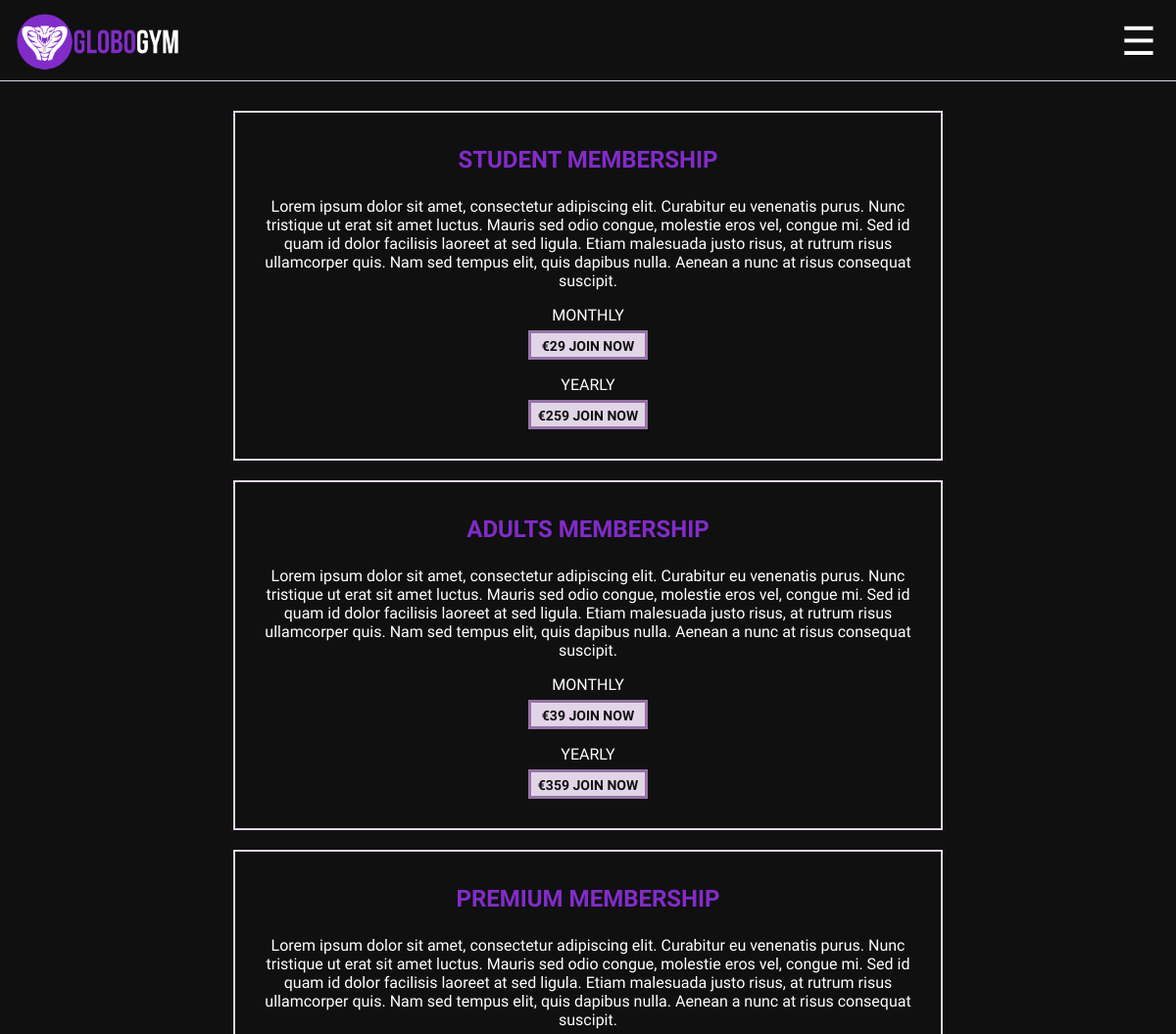
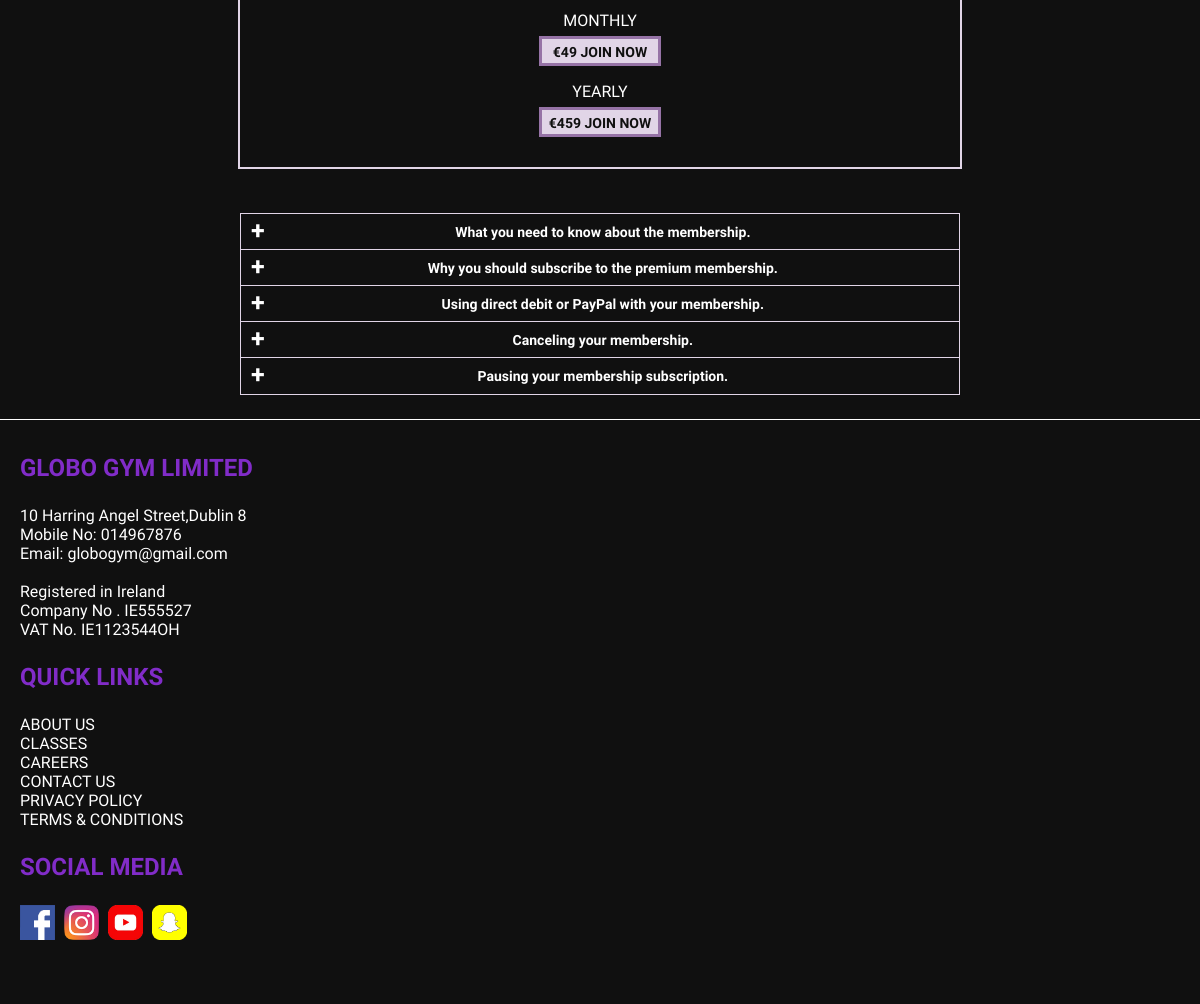
/membership.php, run on the app's committed database (2 pictures, top to bottom).
### tables this page shows
CREATE TABLE tbl_tier (
  tier_id INT(8) NOT NULL AUTO_INCREMENT,
  tier_name VARCHAR(30) DEFAULT NULL,
  tier_details VARCHAR(500) DEFAULT NULL,
  tier_price INT(11) DEFAULT NULL,
  tier_class_limit INT(10) DEFAULT NULL,
  tier_image VARCHAR(255) DEFAULT NULL,
  tier_stat INT(1) DEFAULT NULL,
  PRIMARY KEY (tier_id)
);

### membership.php (the view, shortened to what this page needs)
<?php require_once("header.php");?>
<section class = "membership">
  <section class="membership_container">
    <div class="membership_info">
      <?php
        $tier_sql1 = "SELECT * FROM tbl_tier WHERE tier_id = 1;";
        $tier_sql2 = "SELECT * FROM tbl_tier WHERE tier_id = 2;";
        $tier_result1 = mysqli_query($db_conn, $tier_sql1);
        $tier_result2 = mysqli_query($db_conn, $tier_sql2);
        if($tier_result1){
          $row = mysqli_fetch_assoc($tier_result1);
          echo "<h3><b>STUDENT MEMBERSHIP</b></h3>";
          echo "<p>".$row['tier_details']."</p>";
          echo "<p>MONTHLY<p>";
          echo "<p class = 'join_now'><a href='join_now.php'><b>€".$row['tier_price']." JOIN NOW</b></a></p>";
        }
        if($tier_result2){
          $row = mysqli_fetch_assoc($tier_result2);
          echo "<p>YEARLY<p>";
          echo "<p class = 'join_now'><a href='join_now.php'><b>€".$row['tier_price']." JOIN NOW</b></a></p>";
        }
      ?>
    </div>
    <div class="membership_info">
      <?php
        $tier_sql3 = "SELECT * FROM tbl_tier WHERE tier_id = 3;";
        $tier_sql4 = "SELECT * FROM tbl_tier WHERE tier_id = 4;";
        $tier_result3 = mysqli_query($db_conn, $tier_sql3);
        $tier_result4 = mysqli_query($db_conn, $tier_sql4);
        if($tier_result3){
          $row = mysqli_fetch_assoc($tier_result3);
          echo "<h3><b>ADULTS MEMBERSHIP</b></h3>";
          echo "<p>".$row['tier_details']."</p>";
          echo "<p>MONTHLY<p>";
          echo "<p class = 'join_now'><a href='join_now.php'><b>€".$row['tier_price']." JOIN NOW</b></a></p>";
        }
        if($tier_result4){
          $row = mysqli_fetch_assoc($tier_result4);
          echo "<p>YEARLY<p>";
          echo "<p class = 'join_now'><a href='join_now.php'><b>€".$row['tier_price']." JOIN NOW</b></a></p>";
        }
      ?>
    </div>
    <div class="membership_info">
      <?php
        $tier_sql5 = "SELECT * FROM tbl_tier WHERE tier_id = 5;";
        $tier_sql6 = "SELECT * FROM tbl_tier WHERE tier_id = 6;";
        $tier_result5 = mysqli_query($db_conn, $tier_sql5);
        $tier_result6 = mysqli_query($db_conn, $tier_sql6);
        if($tier_result5){
          $row = mysqli_fetch_assoc($tier_result5);
          echo "<h3><b>PREMIUM MEMBERSHIP</b></h3>";
          echo "<p>".$row['tier_details']."</p>";
          echo "<p>MONTHLY<p>";
          echo "<p class = 'join_now'><a href='join_now.php'><b>€".$row['tier_price']." JOIN NOW</b></a></p>";
        }
        if($tier_result6){
          $row = mysqli_fetch_assoc($tier_result6);
          echo "<p>YEARLY<p>";
          echo "<p class = 'join_now'><a href='join_now.php'><b>€".$row['tier_price']." JOIN NOW</b></a></p>";
        }
      ?>
    </div>
  </section>
  <section class="faq_container">
    <div class="faq_question">
      <h3>What you need to know about the membership.</h3>
    </div>
    <div class="faq_question">
      <h3>Why you should subscribe to the premium membership.</h3>
    </div>
    <div class="faq_question">
      <h3>Using direct debit or PayPal with your membership.</h3>
    </div>
    <div class="faq_question">
      <h3>Canceling your membership.</h3>
    </div>
    <div class="faq_question">
      <h3>Pausing your membership subscription.</h3>
    </div>
  </section>
</section>
<?php require_once("footer.php");?>

### css/style.css (style rules this page uses)
html { width: 100%; height: 100%; padding: 0; margin:0; }
body { font-family: 'Raleway', sans-serif; width: 100%; height: 100%; padding: 0; margin:0 auto; text-decoration: none; font-size: 16px; }
body h1, h2, h3, h4, h5 { font-weight: 800; }
body h3 { font-size: 1.5em; }
.membership { background-color: #101010; border-top: 1px solid #E1D5E7; margin: 0 auto; }
.membership_container { padding: 30px; }
.membership_info { margin: auto; border: 2px solid #E1D5E7; padding: 10px; padding-bottom:30px; background-color: #101010; }
.membership_info h3 { text-align: center; color: #812cc8; }
.membership_info p { text-align: center; color: #FFFFFF; }
.join_now a { color: #101010; font-size: 14px; text-decoration: none; }
.join_now { width: 110px; height: 18px; background:#E1D5E7; border: 3px solid #9673A6; padding: 3px; margin:auto; margin-top: -10px; }
.faq_container { max-width: 940px; margin: 0 auto; padding:10px; }
.faq_question h3 { font-size: 14px; background-color: #101010; color: #ffffff; cursor: pointer; text-align: center; border: 1px solid #E1D5E7; padding: 10px; margin-top:-16px; }
.class_edit h1, h2, h3 { color:#812cc8; }
@media only screen and (max-width: 1200px) { .membership_info { width: 80%; max-width: 700px; margin: 0px auto; margin-bottom: 20px; } }
@media only screen and (max-width: 1200px) { .faq_container { width: 90%; max-width: 720px; } }
@media only screen and (max-width: 1200px) { .faq_question h3:before { content: '+'; font-size: 25px; float: left; margin:-8px; margin-left: 0px; } }

### data on the page
tbl_tier: tier_details "Lorem ipsum dolor sit amet, consectetur adipiscing elit. Curabitur eu venenatis purus. Nunc tristique ut erat sit amet luctus. Mauris sed odio congue, molestie eros vel, congue mi. Sed id quam id dolor facilisis laoreet at sed ligula. Etiam malesuada justo risus, at rutrum risus ullamcorper quis. Nam sed tempus elit, quis dapibus nulla. Aenean a nunc at risus consequat suscipit.", tier_price "29"
tbl_tier: tier_price "259"
tbl_tier: tier_details "Lorem ipsum dolor sit amet, consectetur adipiscing elit. Curabitur eu venenatis purus. Nunc tristique ut erat sit amet luctus. Mauris sed odio congue, molestie eros vel, congue mi. Sed id quam id dolor facilisis laoreet at sed ligula. Etiam malesuada justo risus, at rutrum risus ullamcorper quis. Nam sed tempus elit, quis dapibus nulla. Aenean a nunc at risus consequat suscipit.", tier_price "39"
tbl_tier: tier_price "359"
tbl_tier: tier_details "Lorem ipsum dolor sit amet, consectetur adipiscing elit. Curabitur eu venenatis purus. Nunc tristique ut erat sit amet luctus. Mauris sed odio congue, molestie eros vel, congue mi. Sed id quam id dolor facilisis laoreet at sed ligula. Etiam malesuada justo risus, at rutrum risus ullamcorper quis. Nam sed tempus elit, quis dapibus nulla. Aenean a nunc at risus consequat suscipit.", tier_price "49"
tbl_tier: tier_price "459"
